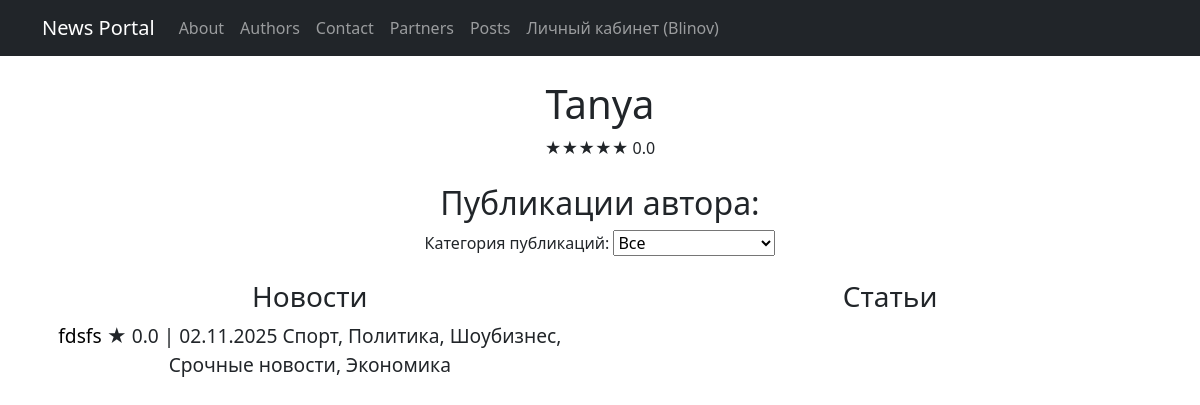
Page /authors/13/ (signed in) on the committed database.
### News_portal/models.py (models this page shows, shortened)
class Author(models.Model):
    id = models.AutoField(primary_key=True)
    author_name = models.CharField(max_length=255)
    user = models.OneToOneField(User, on_delete=models.CASCADE)
    rating = models.FloatField(default=0)

class Post(models.Model):
    ARTICLE = 'AR'
    NEWS = 'NE'
    POST_TYPES = [
        (ARTICLE, 'Статья'),
        (NEWS, 'Новость'),
    ]
    post_type = models.CharField(
        max_length=2,
        choices=POST_TYPES
    )
    title = models.CharField(max_length=255)
    author = models.ForeignKey(Author, on_delete=models.CASCADE)
    categories = models.ManyToManyField('Category',through='PostCategory')
    date = models.DateTimeField(default=timezone.now, editable=False)
    content = models.TextField()
    rating = models.FloatField(default=0)

class Category(models.Model):
    CATEGORIES = [
        ('sport', 'Спорт'),
        ('politics', 'Политика'),
        ('education', 'Образование'),
        ('showbiz', 'Шоубизнес'),
        ('breaking_news', 'Срочные новости'),
        ('economy', 'Экономика'),
    ]
    category_name = models.CharField(max_length=50, choices=CATEGORIES, unique=True)
    subscribers = models.ManyToManyField(User,through='CategorySubscription', blank=True, related_name='subscribers')

### News_portal/views.py (the view)
# urls.py: path('authors/<int:pk>/', AuthorDetail.as_view(), name='author_detail'),
class AuthorDetail(LoginRequiredMixin, DetailView):
    model = Author
    template_name = 'author.html'
    context_object_name = 'author'
    login_url = '/accounts/login/'
    def get_context_data(self, **kwargs):
        context = super().get_context_data(**kwargs)
        context['categories'] = Category.objects.all()
        selected_category = self.request.GET.get('category')
        if selected_category:
            context['posts'] = self.object.post_set.filter(categories__id=selected_category)
        else:
            context['posts'] = self.object.post_set.all()
        return context

### templates/author.html (shortened to what this page needs)
{% extends 'flatpages/default.html' %}
{% load static %}
{% load custom_filters %}
{% block content %}
<div class="author-header">
    <br><h1>{{ author.author_name }}</h1>
    <div class="rating">
        <span class="stars">★★★★★</span>
        <span class="rating-value">{{ author.rating }}</span>
    </div>
</div>
<div class="author-posts">
    <br><h2>Публикации автора:</h2>
    <form method="get" action="">
        <label for="category">Категория публикаций:</label>
        <select name="category" id="category" onchange="this.form.submit()">
            <option value="">Все</option>
        </select>
    </form><br>
    <div style="display: flex; justify-content: space-between;">
        <div style="width: 48%;">
            <h3>Новости</h3>
            {% for post in posts %}
                {% if post.get_post_type_display == "Новость" %}
                    <div class="post-item">
                        <big>
                            <a href="/news/{{ post.id }}/" class="post-link">{{ post.title|truncatechars:30 }}</a>
                            <span class="post-meta">★ {{ post.rating }} | {{ post.date|date:"d.m.Y" }}</span>
                            <span class="category">
                                {% for category in post.categories.all %}
                                    {{ category.get_category_name_display }}{% if not forloop.last %}, {% endif %}
                                {% endfor %}
                            </span>
                        </big>
                    </div>
                {% endif %}
            {% endfor %}
        </div>
        <div style="width: 48%;">
            <h3>Статьи</h3>
        </div>
    </div>
</div>
{% endblock content %}

### templates/flatpages/default.html (shortened to what this page needs)
<!DOCTYPE html>
<html lang="en">
    <head>
        {% load static %}
        <link href="{% static 'css/styles.css' %}" rel="stylesheet" />
    </head>
    <body>
        <nav class="navbar navbar-expand-lg navbar-dark bg-dark static-top">
           <div class="container">
               <a class="navbar-brand" href="#">News Portal</a>
               <div class="collapse navbar-collapse" id="navbarResponsive">
                   <ul class="navbar-nav ml-auto">
                       <li class="nav-item">
                           <a class="nav-link" href="/about/">About</a>
                       </li>
                       <li class="nav-item">
                           <a class="nav-link" href="/authors/">Authors</a>
                       </li>
                       <li class="nav-item">
                           <a class="nav-link" href="/contacts/">Contact</a>
                       </li>
                       <li class="nav-item">
                           <a class="nav-link" href="/partners/">Partners</a>
                       </li>
                       <li class="nav-item">
                           <a class="nav-link" href="/posts/">Posts</a>
                       </li>
                       <li class="nav-item">
                            {% if user.is_authenticated %}
                            <a class="nav-link" href="{% url 'sign_home' %}">Личный кабинет ({{ user.username }})</a>
                            {% else %}
                            <a class="nav-link" href="{% url 'account_login' %}">Войти</a>
                            {% endif %}
                        </li>
               </div>
           </div>
        </nav>
        <div class="container">
           <div class="row">
               <div class="col-lg-12 text-center">
                   {% block content %}{% endblock content %}
               </div>
           </div>
        </div>
    </body>
</html>

### templates/author.html (style rules this page uses)
.post-link { color: black; text-decoration: none; }

### rows in the picture
Author: author_name "Tanya", rating "0.0"
Post: title "fdsfs", rating "0.0", date "02.11.2025"
Category: category_name "Спорт"
Category: category_name "Политика"
Category: category_name "Шоубизнес"
Category: category_name "Срочные новости"
Category: category_name "Экономика"

### other values in the picture
{{ user.username }} "Blinov"
